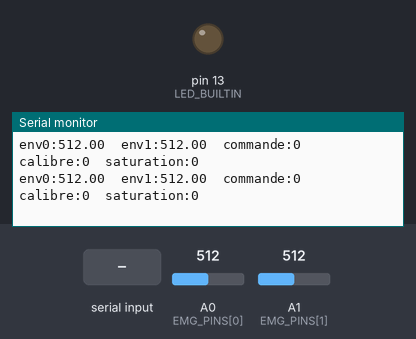
This sketch was run on a simulated Arduino Mega 2560, built with avr-gcc and run on an emulated ATmega2560. Shown: output pins drawn as LEDs (lit = HIGH), the last lines printed to the serial monitor. Inputs (shaded band) come from the test bench; at power-on: A0 (EMG_PINS[0]) = 512, A1 (EMG_PINS[1]) = 512.

Above: at 1.2 s.
1.3 s: "r" received over Serial
At 1.6 s:
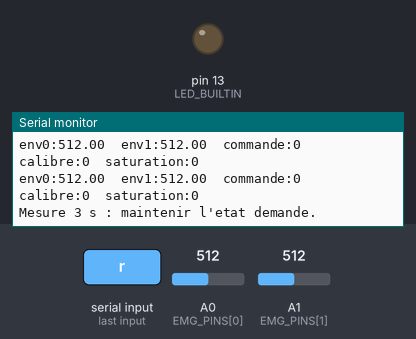
2.8 s: A0 (EMG_PINS[0]) set to 1023
At 4.54 s:
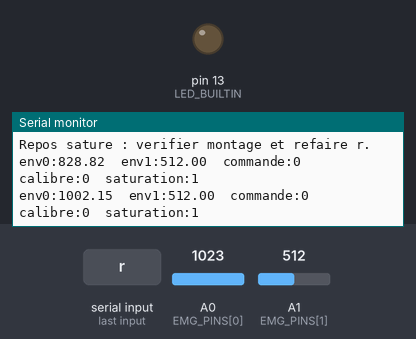
Timing chart, 0 to 6.0 s (numbered marks = the images above; inputs shaded):
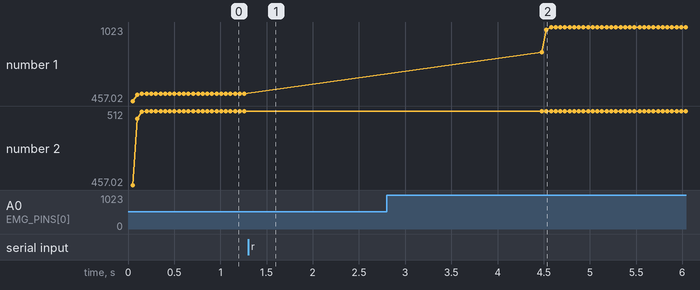

The sketch:

mega_emg.ino
```cpp
/* Mega 2560 + 2 MyoWare, sorties ENV sur A0 et A1.
 * Acquisition et decision uniquement : AUCUNE sortie moteur.
 * Alimentation sur batterie. PC portable sur batterie sans liaison secteur.
 * Moniteur serie 115200 : r = repos, f = contraction flechisseurs,
 * e = contraction extenseurs. Tenir chaque etat 3 secondes apres la commande.
 * Valeurs de filtrage/seuils proposees pour essais, a valider experimentalement.
 */
#include <Arduino.h>
#include <math.h>

const byte N = 2;  // Mettre 1 pour commencer avec un seul capteur.
const byte EMG_PINS[2] = {A0, A1};
const unsigned long SAMPLE_US = 5000; // 200 Hz, sortie ENV seulement.
const unsigned long CONFIRM_MS = 80;
const float ALPHA = 0.20f;
float baseline[2] = {0, 0}, noise[2] = {0, 0};
float contraction[2] = {0, 0}, env[2] = {0, 0};
int rawValue[2] = {0, 0};
bool restOK = false, contractionOK[2] = {false, false};
bool active[2] = {false, false};
unsigned long lastSample = 0, lastPrint = 0, candidateSince = 0;
int candidate = 0, command = 0; // -1 ouvrir, 0 arret, +1 fermer

void resetDecision() {
  command = candidate = 0;
  candidateSince = millis();
  for (byte i = 0; i < N; ++i) active[i] = false;
  digitalWrite(LED_BUILTIN, LOW);
}

void measure(bool resting, byte channel) {
  resetDecision();
  Serial.println(F("Mesure 3 s : maintenir l'etat demande."));
  float sum[2] = {0, 0}, square[2] = {0, 0};
  bool saturated[2] = {false, false};
  for (int k = 0; k < 600; ++k) {
    for (byte i = 0; i < N; ++i) {
      int v = analogRead(EMG_PINS[i]);
      sum[i] += v;
      square[i] += (float)v * v;
      if (v >= 1020) saturated[i] = true;
    }
    delay(5); // Duree approximative : conversions ADC en plus des 5 ms.
  }
  if (resting) {
    restOK = true;
    for (byte i = 0; i < N; ++i) {
      baseline[i] = sum[i] / 600.0f;
      float variance = square[i] / 600.0f - baseline[i] * baseline[i];
      noise[i] = sqrtf(variance > 0 ? variance : 0);
      env[i] = baseline[i];
      contractionOK[i] = false;
      if (saturated[i]) restOK = false;
      Serial.print(F("Canal ")); Serial.print(i);
      Serial.print(F(" repos=")); Serial.print(baseline[i]);
      Serial.print(F(" ecart-type=")); Serial.println(noise[i]);
    }
    Serial.println(restOK ? F("Repos enregistre. Faire f puis e (si N=2).")
                          : F("Repos sature : verifier montage et refaire r."));
  } else {
    contraction[channel] = sum[channel] / 600.0f;
    float span = contraction[channel] - baseline[channel];
    // Criteres heuristiques, pas un diagnostic de qualite medicale.
    contractionOK[channel] = !saturated[channel] && span >= 20 && span > 10 * noise[channel];
    Serial.print(F("Canal ")); Serial.print(channel);
    Serial.print(F(" contraction=")); Serial.println(contraction[channel]);
    Serial.println(contractionOK[channel] ? F("Calibration acceptee.")
      : F("Ecart insuffisant/bruit/saturation : repositionner puis recalibrer."));
  }
  lastSample = micros();
}

void setup() {
  pinMode(LED_BUILTIN, OUTPUT);
  Serial.begin(115200);
  analogReference(DEFAULT);
  Serial.println(F("ENV uniquement. r=repos, f=flechisseurs, e=extenseurs."));
  Serial.println(F("Aucune commande de puissance : validation acquisition d'abord."));
  resetDecision();
}

void loop() {
  if (Serial.available()) {
    char c = Serial.read();
    if (c == 'r') measure(true, 0);
    else if ((c == 'f' || c == 'e') && restOK) {
      byte i = c == 'f' ? 0 : 1;
      if (i < N) measure(false, i);
    }
  }
  unsigned long now = micros();
  if ((unsigned long)(now - lastSample) < SAMPLE_US) return;
  lastSample = now; // Cadence nominale, pas un enregistreur temps reel certifie.
  bool ready = restOK, clipping = false;
  for (byte i = 0; i < N; ++i) {
    rawValue[i] = analogRead(EMG_PINS[i]);
    env[i] += ALPHA * (rawValue[i] - env[i]);
    ready = ready && contractionOK[i];
    clipping = clipping || rawValue[i] >= 1020;
    if (contractionOK[i]) {
      float span = contraction[i] - baseline[i];
      float on = baseline[i] + 0.30f * span;
      float off = baseline[i] + 0.15f * span;
      if (!active[i] && env[i] >= on) active[i] = true;
      else if (active[i] && env[i] <= off) active[i] = false;
    }
  }
  int requested = 0;
  if (ready && !clipping) {
    if (N == 1) requested = active[0] ? 1 : 0; // Relachement = arret.
    else if (active[0] && !active[1]) requested = 1;
    else if (!active[0] && active[1]) requested = -1;
  }
  if (requested != candidate) {
    candidate = requested;
    candidateSince = millis();
    command = 0; // Pause pendant toute transition/reversion.
  }
  if (!ready || clipping || requested == 0) command = 0;
  else if ((unsigned long)(millis() - candidateSince) >= CONFIRM_MS) command = requested;
  digitalWrite(LED_BUILTIN, command != 0 ? HIGH : LOW);
  if ((unsigned long)(millis() - lastPrint) >= 50) {
    lastPrint = millis();
    Serial.print(F("env0:")); Serial.print(env[0]);
    if (N == 2) { Serial.print(F("\tenv1:")); Serial.print(env[1]); }
    Serial.print(F("\tcommande:")); Serial.print(command);
    Serial.print(F("\tcalibre:")); Serial.print(ready ? 1 : 0);
    Serial.print(F("\tsaturation:")); Serial.println(clipping ? 1 : 0);
  }
}
```

Measured:
- after the input at 1.3 s, the serial monitor: prints a new line at once (image 1)
- after the input at 2.8 s, the serial monitor: prints a new line after 1.7 s (image 2)
- plotted number 1: 512 → 1023 after the input at 2.8 s
